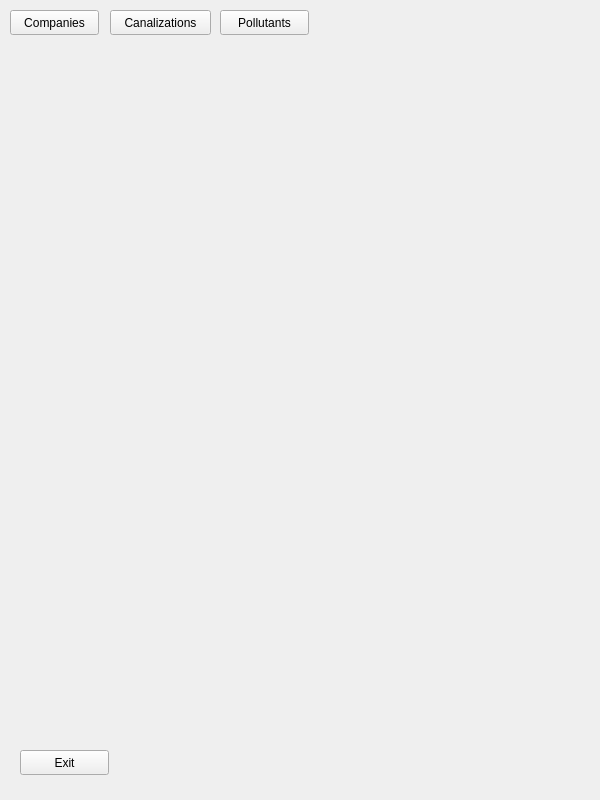
<?xml version="1.0" encoding="UTF-8"?>
<ui version="4.0">
 <class>HomeWidget</class>
 <widget class="QWidget" name="HomeWidget">
  <property name="geometry">
   <rect>
    <x>0</x>
    <y>0</y>
    <width>600</width>
    <height>800</height>
   </rect>
  </property>
  <property name="windowTitle">
   <string>Form</string>
  </property>
  <widget class="QPushButton" name="CompaniesPushButton">
   <property name="geometry">
    <rect>
     <x>10</x>
     <y>10</y>
     <width>89</width>
     <height>25</height>
    </rect>
   </property>
   <property name="text">
    <string>Companies</string>
   </property>
  </widget>
  <widget class="QPushButton" name="CanalizationsPushButton">
   <property name="geometry">
    <rect>
     <x>110</x>
     <y>10</y>
     <width>101</width>
     <height>25</height>
    </rect>
   </property>
   <property name="text">
    <string>Canalizations</string>
   </property>
  </widget>
  <widget class="QPushButton" name="PollutantsPushButton">
   <property name="geometry">
    <rect>
     <x>220</x>
     <y>10</y>
     <width>89</width>
     <height>25</height>
    </rect>
   </property>
   <property name="text">
    <string>Pollutants</string>
   </property>
  </widget>
  <widget class="QPushButton" name="ExitHomePushButton">
   <property name="geometry">
    <rect>
     <x>20</x>
     <y>750</y>
     <width>89</width>
     <height>25</height>
    </rect>
   </property>
   <property name="text">
    <string>Exit</string>
   </property>
  </widget>
 </widget>
 <resources/>
 <connections/>
</ui>
